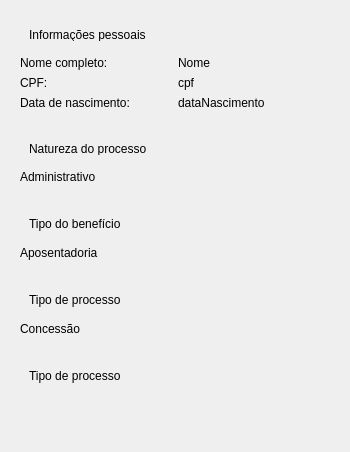
          <widget class="QFrame" name="frEsquerda">
           <property name="minimumSize">
            <size>
             <width>350</width>
             <height>0</height>
            </size>
           </property>
           <property name="styleSheet">
            <string notr="true"/>
           </property>
           <property name="frameShape">
            <enum>QFrame::NoFrame</enum>
           </property>
           <property name="frameShadow">
            <enum>QFrame::Raised</enum>
           </property>
           <layout class="QVBoxLayout" name="verticalLayout_15">
            <item>
             <widget class="QFrame" name="frInfoHistPessoais">
              <property name="frameShape">
               <enum>QFrame::NoFrame</enum>
              </property>
              <property name="frameShadow">
               <enum>QFrame::Raised</enum>
              </property>
              <layout class="QGridLayout" name="gridLayout_2">
               <item row="3" column="0">
                <widget class="QLabel" name="lbInfoDataNascimento">
                 <property name="text">
                  <string>Data de nascimento:</string>
                 </property>
                </widget>
               </item>
               <item row="1" column="0">
                <widget class="QLabel" name="lbInfoNome">
                 <property name="text">
                  <string>Nome completo:</string>
                 </property>
                </widget>
               </item>
               <item row="2" column="0">
                <widget class="QLabel" name="lbInfoCpf">
                 <property name="text">
                  <string>CPF:</string>
                 </property>
                </widget>
               </item>
               <item row="1" column="1" alignment="Qt::AlignLeft">
                <widget class="QLabel" name="lbNome">
                 <property name="text">
                  <string>Nome</string>
                 </property>
                </widget>
               </item>
               <item row="2" column="1" alignment="Qt::AlignLeft">
                <widget class="QLabel" name="lbCpf">
                 <property name="text">
                  <string>cpf</string>
                 </property>
                </widget>
               </item>
               <item row="3" column="1" alignment="Qt::AlignLeft">
                <widget class="QLabel" name="lbDataNascimento">
                 <property name="text">
                  <string>dataNascimento</string>
                 </property>
                </widget>
               </item>
               <item row="0" column="0" colspan="2">
                <widget class="QFrame" name="frInfoPessoais">
                 <property name="minimumSize">
                  <size>
                   <width>250</width>
                   <height>0</height>
                  </size>
                 </property>
                 <property name="maximumSize">
                  <size>
                   <width>16777215</width>
                   <height>30</height>
                  </size>
                 </property>
                 <property name="frameShape">
                  <enum>QFrame::NoFrame</enum>
                 </property>
                 <property name="frameShadow">
                  <enum>QFrame::Raised</enum>
                 </property>
                 <layout class="QHBoxLayout" name="horizontalLayout_6">
                  <item>
                   <widget class="QLabel" name="lbInfoPessoais">
                    <property name="text">
                     <string>Informações pessoais</string>
                    </property>
                   </widget>
                  </item>
                 </layout>
                </widget>
               </item>
              </layout>
             </widget>
            </item>
            <item>
             <widget class="QFrame" name="frNaturezaHist">
              <property name="frameShape">
               <enum>QFrame::NoFrame</enum>
              </property>
              <property name="frameShadow">
               <enum>QFrame::Raised</enum>
              </property>
              <layout class="QVBoxLayout" name="verticalLayout_14">
               <item>
                <widget class="QFrame" name="frInfoNatureza">
                 <property name="minimumSize">
                  <size>
                   <width>250</width>
                   <height>0</height>
                  </size>
                 </property>
                 <property name="maximumSize">
                  <size>
                   <width>16777215</width>
                   <height>30</height>
                  </size>
                 </property>
                 <property name="frameShape">
                  <enum>QFrame::NoFrame</enum>
                 </property>
                 <property name="frameShadow">
                  <enum>QFrame::Raised</enum>
                 </property>
                 <layout class="QHBoxLayout" name="horizontalLayout_5">
                  <item>
                   <widget class="QLabel" name="lbNatureza">
                    <property name="text">
                     <string>Natureza do processo</string>
                    </property>
                   </widget>
                  </item>
                 </layout>
                </widget>
               </item>
               <item alignment="Qt::AlignTop">
                <widget class="QLabel" name="lbNaturezaEscolhida">
                 <property name="text">
                  <string>Administrativo</string>
                 </property>
                </widget>
               </item>
              </layout>
             </widget>
            </item>
            <item>
             <widget class="QFrame" name="frTpBeneficioHist">
              <property name="frameShape">
               <enum>QFrame::NoFrame</enum>
              </property>
              <property name="frameShadow">
               <enum>QFrame::Raised</enum>
              </property>
              <layout class="QVBoxLayout" name="verticalLayout_16">
               <item>
                <widget class="QFrame" name="frInfoTpBeneficio">
                 <property name="frameShape">
                  <enum>QFrame::NoFrame</enum>
                 </property>
                 <property name="frameShadow">
                  <enum>QFrame::Raised</enum>
                 </property>
                 <layout class="QVBoxLayout" name="verticalLayout_17">
                  <item>
                   <widget class="QLabel" name="lbTpBeneficio">
                    <property name="text">
                     <string>Tipo do benefício</string>
                    </property>
                   </widget>
                  </item>
                 </layout>
                </widget>
               </item>
               <item>
                <widget class="QLabel" name="lbTpBeneEscolhido">
                 <property name="text">
                  <string>Aposentadoria</string>
                 </property>
                 <property name="wordWrap">
                  <bool>true</bool>
                 </property>
                </widget>
               </item>
              </layout>
             </widget>
            </item>
            <item>
             <widget class="QFrame" name="frTpProcessoHist">
              <property name="frameShape">
               <enum>QFrame::NoFrame</enum>
              </property>
              <property name="frameShadow">
               <enum>QFrame::Raised</enum>
              </property>
              <layout class="QVBoxLayout" name="verticalLayout_18">
               <item>
                <widget class="QFrame" name="frInfoTpProcesso">
                 <property name="frameShape">
                  <enum>QFrame::NoFrame</enum>
                 </property>
                 <property name="frameShadow">
                  <enum>QFrame::Raised</enum>
                 </property>
                 <layout class="QVBoxLayout" name="verticalLayout_19">
                  <item>
                   <widget class="QLabel" name="lbTpProcesso">
                    <property name="text">
                     <string>Tipo de processo</string>
                    </property>
                   </widget>
                  </item>
                 </layout>
                </widget>
               </item>
               <item>
                <widget class="QLabel" name="lbTpProcEscolhido">
                 <property name="text">
                  <string>Concessão</string>
                 </property>
                </widget>
               </item>
              </layout>
             </widget>
            </item>
            <item>
             <widget class="QFrame" name="frEntrevistaHist">
              <property name="frameShape">
               <enum>QFrame::NoFrame</enum>
              </property>
              <property name="frameShadow">
               <enum>QFrame::Raised</enum>
              </property>
              <layout class="QVBoxLayout" name="verticalLayout_20">
               <item>
                <widget class="QFrame" name="frInfoEntrevista">
                 <property name="frameShape">
                  <enum>QFrame::NoFrame</enum>
                 </property>
                 <property name="frameShadow">
                  <enum>QFrame::Raised</enum>
                 </property>
                 <layout class="QVBoxLayout" name="verticalLayout_21">
                  <item>
                   <widget class="QLabel" name="lbEntrevista">
                    <property name="text">
                     <string>Tipo de processo</string>
                    </property>
                   </widget>
                  </item>
                 </layout>
                </widget>
               </item>
               <item>
                <layout class="QGridLayout" name="glQuizEntrevista"/>
               </item>
              </layout>
             </widget>
            </item>
            <item>
             <spacer name="verticalSpacer_5">
              <property name="orientation">
               <enum>Qt::Vertical</enum>
              </property>
              <property name="sizeHint" stdset="0">
               <size>
                <width>20</width>
                <height>40</height>
               </size>
              </property>
             </spacer>
            </item>
           </layout>
          </widget>
